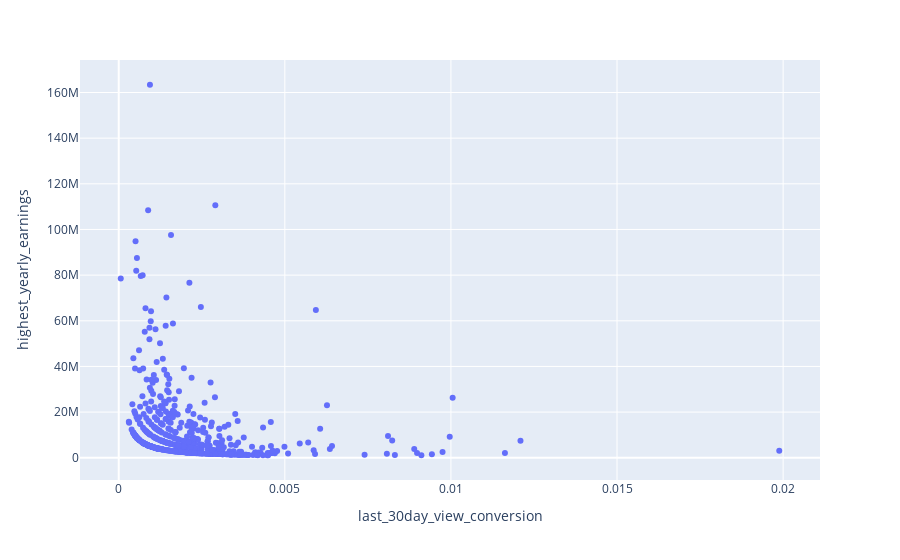

The cell this chart's notebook holds for it:
### Code cell
px.scatter(df[df['highest_yearly_earnings']>1000000], x='last_30day_view_conversion', y='highest_yearly_earnings')

### Figure 1 — Plotly figure (JSON) as saved in the notebook; plotly's stock layout.template omitted (floating-point values rounded to 4 significant figures; data arrays with more than 128 entries replaced by an {"elided": "..."} marker saying what was removed)
{"data": [{"hovertemplate": "last_30day_view_conversion=%{x}<br>highest_yearly_earnings=%{y}<extra></extra>", "legendgroup": "", "marker": {"color": "#636efa", "symbol": "circle"}, "mode": "markers", "name": "", "orientation": "v", "showlegend": false, "type": "scatter", "x": {"elided": "676 float values"}, "xaxis": "x", "y": {"elided": "676 int values"}, "yaxis": "y"}], "layout": {"autosize": true, "legend": {"tracegroupgap": 0}, "margin": {"t": 60}, "xaxis": {"anchor": "y", "autorange": true, "domain": [0, 1], "range": [-0.001099, 0.02104], "title": {"text": "last_30day_view_conversion"}, "type": "linear"}, "yaxis": {"anchor": "x", "autorange": true, "domain": [0, 1], "range": [-11470000.0, 176000000.0], "title": {"text": "highest_yearly_earnings"}, "type": "linear"}}}
